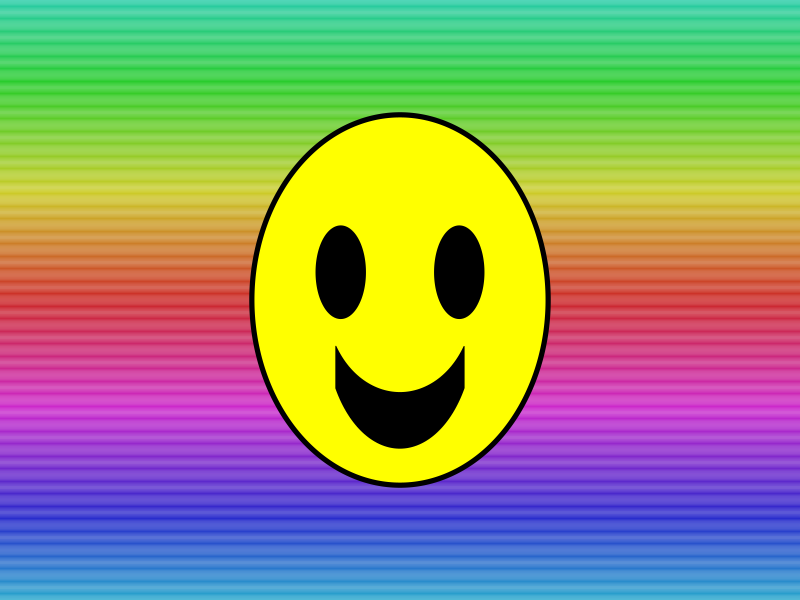

The R source for this figure:
png("smiley.png",500,300)

par(mar=c(0,0,0,0))
plot(0,0,"n",xlim=c(-5,5),ylim=c(-3,3),ann=F,axes=F)

for(i in seq(-4,4,0.01)){
    abline(h=i,col=hsv((i/7)%%1,0.8,0.8))
}

th = seq(0,2*pi,pi/1000)
polygon(2*cos(th),2*sin(th),col="yellow",lwd=5)
polygon(cos(th)/3+0.8,sin(th)/2+0.3,col="black")
polygon(cos(th)/3-0.8,sin(th)/2+0.3,col="black")

th2 = seq(3*pi/2-pi/3,3*pi/2+pi/3,pi/1000)

polygon(c(cos(th2),rev(cos(th2))),c(sin(th2),1.3*sin(th2)-0.3),col="black")

dev.off()
